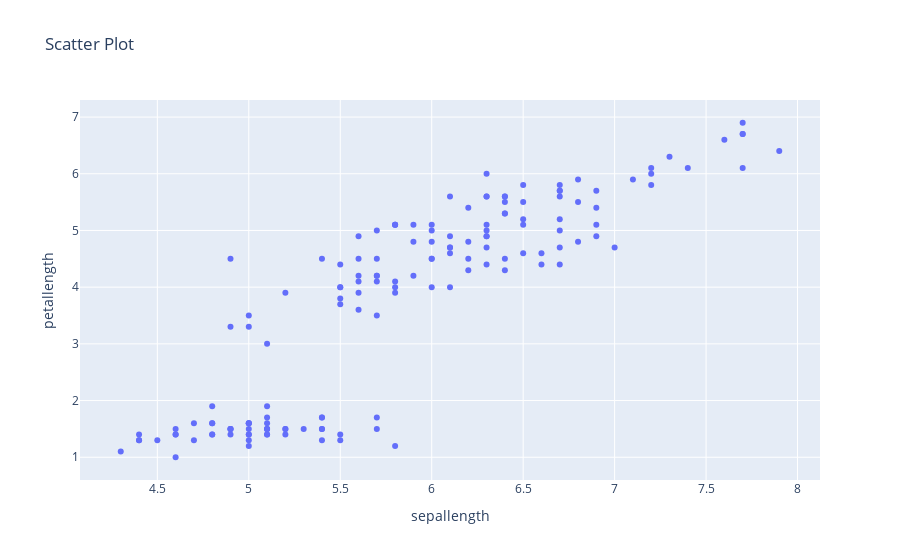

The cell this chart's notebook holds for it:
### Code cell
fig = px.scatter(df, x='sepallength', y='petallength', title='Scatter Plot')
fig.show()

### Figure 1 — Plotly figure (JSON) as saved in the notebook; plotly's stock layout.template omitted (floating-point values rounded to 4 significant figures; data arrays with more than 128 entries replaced by an {"elided": "..."} marker saying what was removed)
{"data": [{"hovertemplate": "sepallength=%{x}<br>petallength=%{y}<extra></extra>", "legendgroup": "", "marker": {"color": "#636efa", "symbol": "circle"}, "mode": "markers", "name": "", "orientation": "v", "showlegend": false, "type": "scatter", "x": {"elided": "150 float values"}, "xaxis": "x", "y": {"elided": "150 float values"}, "yaxis": "y"}], "layout": {"legend": {"tracegroupgap": 0}, "title": {"text": "Scatter Plot"}, "xaxis": {"anchor": "y", "domain": [0, 1], "title": {"text": "sepallength"}}, "yaxis": {"anchor": "x", "domain": [0, 1], "title": {"text": "petallength"}}}}
